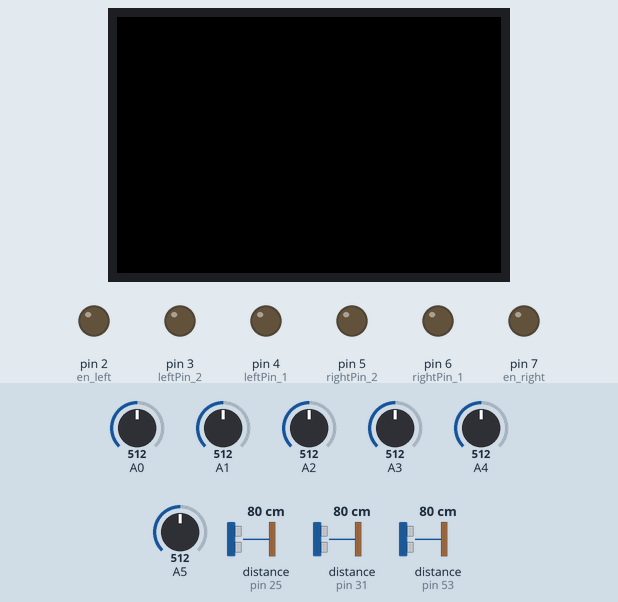
The sketch below on a simulated Arduino Mega 2560, built with avr-gcc and run on an emulated ATmega2560. Shown: 96×64 colour display, output pins drawn as LEDs (lit = HIGH). Wiring (inferred from the names in the program): 2 × ultrasonic range finder: trigger pin 23, echo pin 25 / trigger pin 51, echo pin 53. The inputs (shaded band) are chosen by the test bench; at power-on: distance to the obstacle (sensors on pin 25, pin 53, pin 31) 80 cm, A0 = 512, A1 = 512, A2 = 512, A3 = 512, A4 = 512, A5 = 512. The echo pulse lasts 58.3 µs per cm; pins used as bus, display or sensor lines are not drawn; what the sketch prints to the serial monitor is not drawn.

Above: at 1.3 s.
1.4 s: distance to the obstacle (sensor on pin 25) set to 34 cm
2.9 s: distance to the obstacle (sensor on pin 25) set to 27 cm
At 4.1 s:
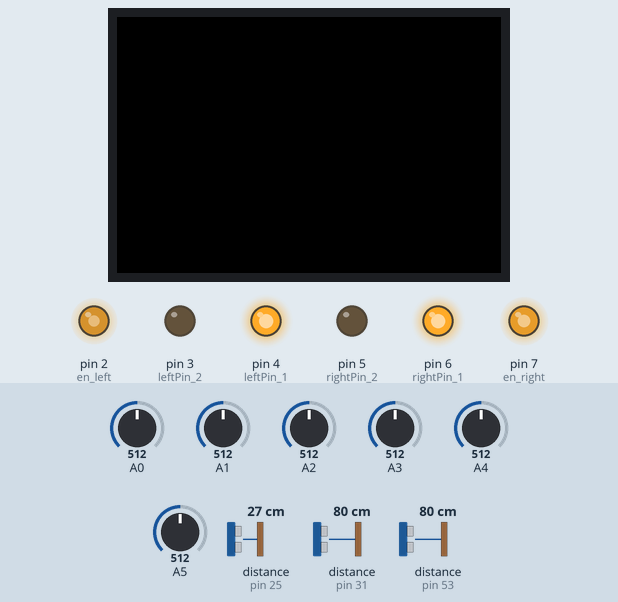
4.4 s: distance to the obstacle (sensor on pin 53) set to 2 cm
At 5.2 s:
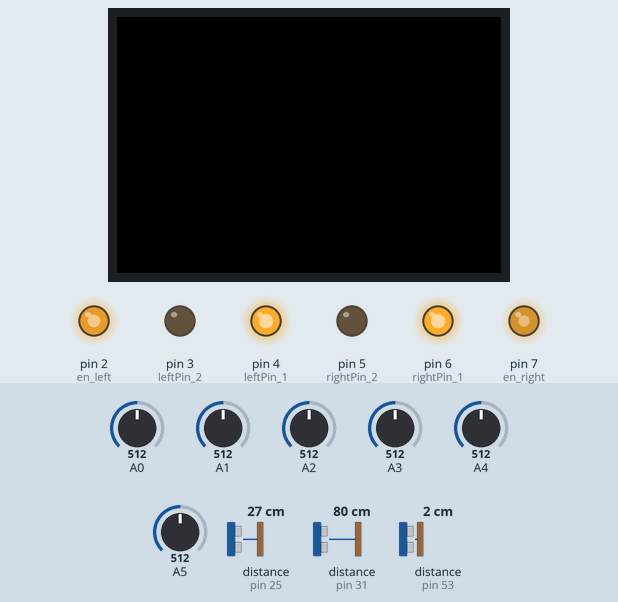
5.9 s: distance to the obstacle (sensor on pin 53) set to 35 cm
At 6.3 s:
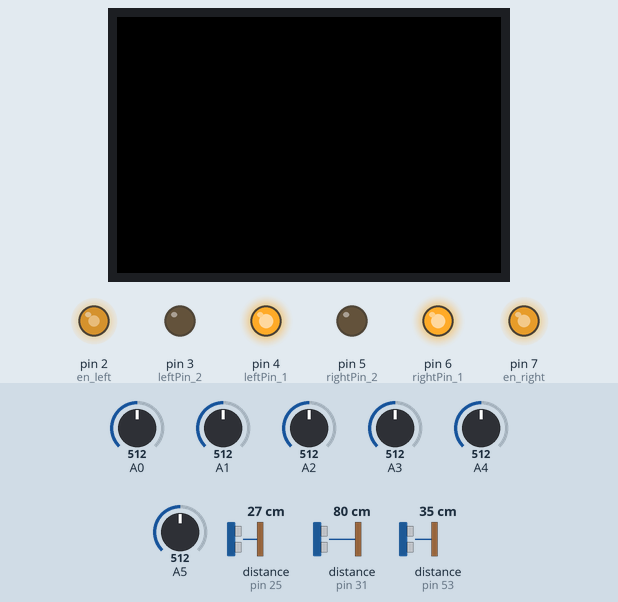
7.4 s: distance to the obstacle (sensor on pin 53) set to 4 cm
At 8.5 s:
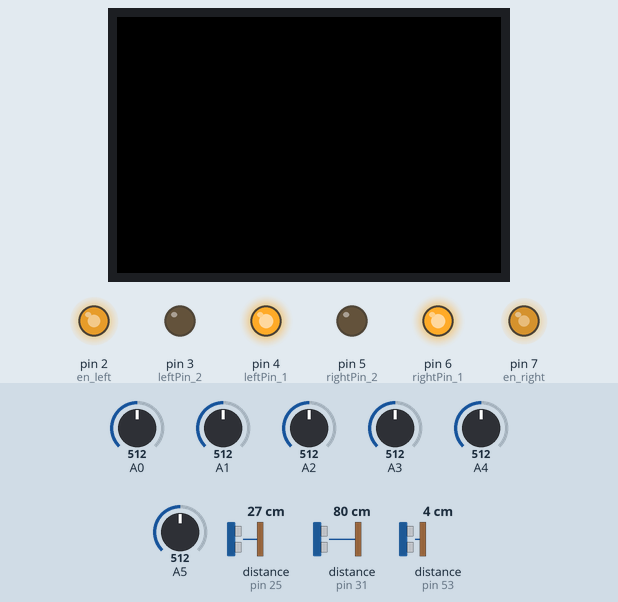
Timing chart, 0 to 9.9 s (numbered marks = the images above; inputs shaded):
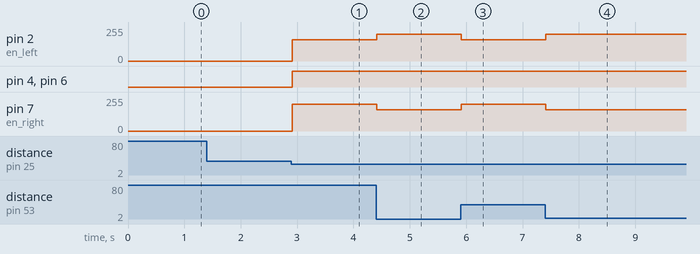

Measured:
- the behaviour switches between 31 and 30 cm on distance to the obstacle (sensor on pin 25) (found by bisection; images 0 and 1)
- after the input at 1.4 s, every drawn part: stays the same
- after the input at 2.9 s, pin 2 (en_left): 0/255 → 160/255 at once; pin 4 (leftPin_1), pin 6 (rightPin_1): LOW → HIGH at once; pin 7 (en_right): 0/255 → 200/255 at once
- after the input at 4.4 s, pin 2 (en_left): 160/255 → 200/255 at once; pin 7 (en_right): 200/255 → 160/255 at once
- after the input at 5.9 s, pin 2 (en_left): 200/255 → 160/255 at once; pin 7 (en_right): 160/255 → 200/255 at once
- after the input at 7.4 s, pin 2 (en_left): 160/255 → 200/255 at once; pin 7 (en_right): 200/255 → 160/255 at once

The sketch:

wall_following.ino
```cpp
//oled
#include <Adafruit_GFX.h>
#include <Adafruit_SSD1331.h>
#include <SPI.h>
//oled pins
#define sclk 47
#define mosi 45
#define cs   39
#define rst  43
#define dc   41
// Color definitions
#define	BLACK           0x0000
#define	BLUE            0x001F
#define	RED             0xF800
#define	GREEN           0x07E0
#define CYAN            0x07FF
#define MAGENTA         0xF81F
#define YELLOW          0xFFE0
#define WHITE           0xFFFF

Adafruit_SSD1331 display = Adafruit_SSD1331(cs, dc, mosi, sclk, rst);
//ir array
int ir[6];
//ultrasonic pins
const int echo_r = 25, trig_r = 23 ,gnd_r = 27, echo_l = 53, trig_l = 51,vcc_l= 49, echo_f = 31, trig_f = 33,gnd_f = 29,vcc_f = 35;
const int en_right=7, en_left=2, rightPin_1 = 6,rightPin_2 = 5,leftPin_1 = 4,leftPin_2 = 3;
int D_right, D_left, D_front, circular_patch=0;
char wall_side;
float duration_right, duration_left, duration_front;
void forward (int left_speed , int right_speed)
  {
    analogWrite (en_right, right_speed);
    analogWrite (en_left, left_speed);
    digitalWrite (rightPin_1,HIGH);
    digitalWrite (rightPin_2,LOW);
    digitalWrite (leftPin_1,HIGH);
    digitalWrite (leftPin_2,LOW);
  }

void backward (int left_speed , int right_speed)
  {
    analogWrite (en_right, right_speed);
    analogWrite (en_left, left_speed);
    digitalWrite (rightPin_1,LOW);
    digitalWrite (rightPin_2,HIGH);
    digitalWrite (leftPin_1,LOW);
    digitalWrite (leftPin_2,HIGH);
  }

void left_turn (int left_speed , int right_speed, int delay_time)
  {
    analogWrite (en_right, right_speed);
    analogWrite (en_left, left_speed);
    digitalWrite (rightPin_1,HIGH);
    digitalWrite (rightPin_2,LOW);
    digitalWrite (leftPin_1,LOW);
    digitalWrite (leftPin_2,HIGH);
    delay (delay_time);
  }

void right_turn (int left_speed , int right_speed, int delay_time)
  {
    analogWrite (en_right, right_speed);
    analogWrite (en_left, left_speed);
    digitalWrite (rightPin_1,LOW);
    digitalWrite (rightPin_2,HIGH);
    digitalWrite (leftPin_1,HIGH);
    digitalWrite (leftPin_2,LOW);
    delay (delay_time);
  }

void stop_ ()
  {
    digitalWrite (rightPin_1,HIGH);
    digitalWrite (rightPin_2,HIGH);
    digitalWrite (leftPin_1,HIGH);
    digitalWrite (leftPin_2,HIGH);
  }

void setup()
{

  // motot setup
  pinMode (rightPin_1, OUTPUT);
  pinMode (rightPin_2, OUTPUT);
  pinMode (leftPin_1, OUTPUT);
  pinMode (leftPin_2, OUTPUT);
  pinMode (en_right, OUTPUT);
  pinMode (en_left, OUTPUT);
  //ultrasonic setup
    pinMode (echo_r, INPUT);
  pinMode (trig_r, OUTPUT);
  pinMode (echo_l, INPUT);
  pinMode (trig_l, OUTPUT);
  pinMode (echo_f, INPUT);
  pinMode (trig_f, OUTPUT);
  pinMode (gnd_r, OUTPUT);
  digitalWrite (gnd_r, LOW);
  pinMode (vcc_l, OUTPUT);
  digitalWrite (vcc_l, HIGH);
  pinMode (gnd_f, OUTPUT);
  digitalWrite (gnd_f, LOW);
  pinMode (vcc_f, OUTPUT);
  digitalWrite (vcc_f, HIGH);


 //oled
display.begin();
Serial.begin (9600);

}

void check_uss (char side)
{
  if ( side == 'l' )
  {
    // Clears the trigPin
    digitalWrite(trig_l, LOW);
    delayMicroseconds(2);
    // Sets the trigPin on HIGH state for 10 micro seconds
    digitalWrite(trig_l, HIGH);
    delayMicroseconds(10);
    digitalWrite(trig_l, LOW);
    // Reads the echoPin, returns the sound wave travel time in microseconds
    duration_left = pulseIn(echo_l, HIGH);
    // Calculating the D
    D_left = duration_left*0.034/2;
  }

    else if ( side == 'r' )
  {
    // Clears the trigPin
    digitalWrite(trig_r, LOW);
    delayMicroseconds(2);
    // Sets the trigPin on HIGH state for 10 micro seconds
    digitalWrite(trig_r, HIGH);
    delayMicroseconds(10);
    digitalWrite(trig_r, LOW);
    // Reads the echoPin, returns the sound wave travel time in microseconds
    duration_right = pulseIn(echo_r, HIGH);
    // Calculating the D
    D_right= duration_right*0.034/2;
  }

    else if ( side == 'f' )
  {
    // Clears the trigPin
    digitalWrite(trig_f, LOW);
    delayMicroseconds(2);
    // Sets the trigPin on HIGH state for 10 micro seconds
    digitalWrite(trig_f, HIGH);
    delayMicroseconds(10);
    digitalWrite(trig_f, LOW);
    // Reads the echoPin, returns the sound wave travel time in microseconds
    duration_front = pulseIn(echo_f, HIGH);
    // Calculating the D
    D_front= duration_front*0.034/2;
  }

}

void wall_following (char wall_side)
  {
    if ( wall_side == 'L' )
      {

       // left wall following
       check_uss('l');
       check_uss('f');
       //deviates from wall
       if(D_left > 7 && D_left < 10)
       {
         forward (180,200);
       }

       //deviate more from wall
       else if (D_left > 10 && D_left <30)
       {
         forward (160,200);
       }

       // perfect following
       else if (D_left > 5 && D_left<7)
       {
        forward (200,200);
       }
       // goes closer to wall
       else if (D_left <5 )
       {
         forward (200,180);
       }

       //left turn
       else if (D_left > 30)
       {
         forward ( 50,200);
       }

       //right turn
       else if (D_left<30 && D_front < 7)
       {
         right_turn (200,200,500);
       }

       //crossing boundary
       if ( ir[0]>500 || ir[1]>500 )
       {
         forward (200,160);
       }

     }

     else if ( wall_side == 'R')
     {
       // right wall following
       check_uss('r');
       check_uss('f');
       //deviates from wall
       if(D_right > 7 && D_right < 10)
       {
         forward (200,180);
       }

       //deviate more from wall
       else if (D_right > 10 && D_right <30)
       {
         forward (200,160);
       }

       // perfect following
       else if (D_right > 5 && D_right<7)
       {
        forward (200,200);
       }
       // goes closer to wall
       else if (D_right <5 )
       {
         forward (180,200);
       }

       //right turn
       else if (D_right > 30)
       {
         forward ( 200,50);
       }

       //left turn
       else if (D_right<30 && D_front < 7)
       {
         left_turn (200,200,500);
       }

       //crossing boundary
       if ( ir[4]>500 || ir[5]>500 )
       {
         forward (160,200);
       }

     }
  }

      void loop ()
      {
        //ir values
          ir[0] = analogRead(A5);
          ir[1] = analogRead(A4);
          ir[2] = analogRead(A3);
          ir[3] = analogRead(A2);
          ir[4] = analogRead(A1);
          ir[5] = analogRead(A0);
        if ( ir[0]>500 && ir[1]>500 && ir[2]>500 && ir[3]>500 && ir[4]>500 && ir[5]>500 )
        {
          check_uss ('r');
          check_uss ('l');
           if (D_right < 30 || D_left<30)
             circular_patch = 1;
           else
             circular_patch = 0;
        }
         if (circular_patch==1)
         {
           if (D_right < D_left)
             wall_side = 'R';

           else if (D_right > D_left)
             wall_side = 'L';
         }
         else
           wall_side = 'N';

         //follow respective wall
         wall_following (wall_side);
         Serial.print (D_right);

      }
```
